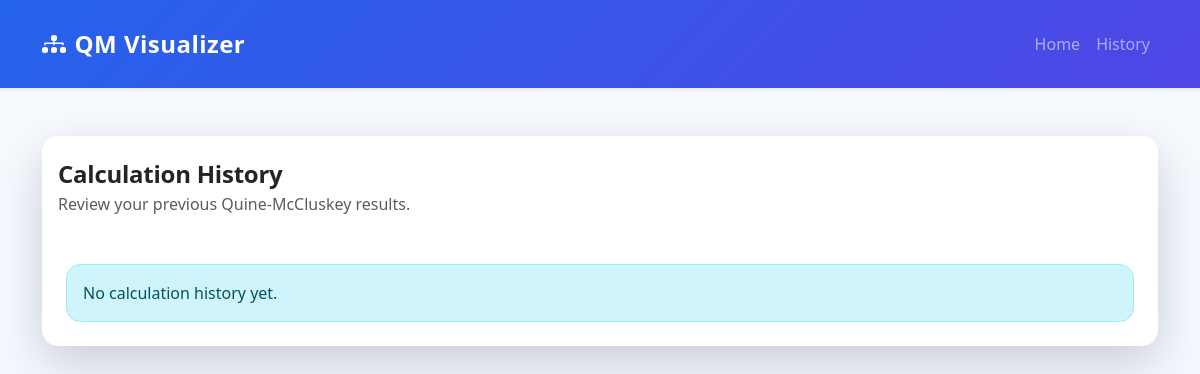
Before: /history/ with the older database file.
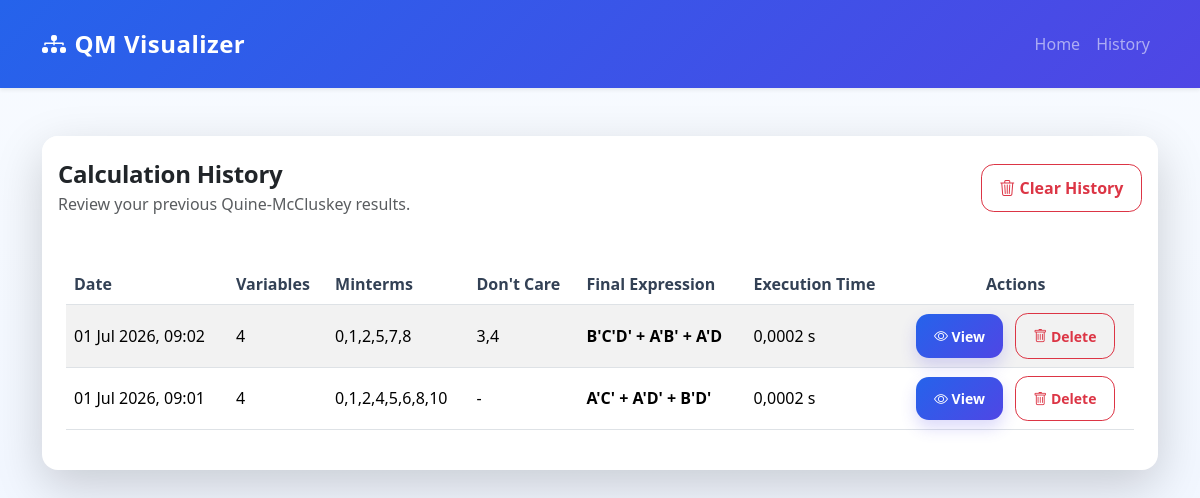
After: the same page with the newer database file.
### qm/models.py (models this page shows, shortened)
class CalculationHistory(models.Model):
    variable_count = models.PositiveIntegerField()
    minterms = models.TextField()
    dont_cares = models.TextField(
        blank=True,
        default=""
    )
    simplified_expression = models.TextField()
    created_at = models.DateTimeField(
        auto_now_add=True
    )
    execution_time = models.FloatField(
        default=0
    )
    class Meta:
        ordering = ["-created_at"]

### qm/views.py (the view)
def history(request):
    calculations = CalculationHistory.objects.all()
    return render(
        request,
        "history.html",
        {
            "calculations": calculations
        }
    )

### templates/history.html
{% extends "base.html" %}
{% block content %}
<div class="card shadow-lg border-0 rounded-4 overflow-hidden">
  <div class="card-header bg-white border-0 py-4 d-flex flex-column flex-md-row justify-content-between align-items-md-center gap-2">
    <div>
      <h4 class="mb-1 fw-semibold">Calculation History</h4>
      <p class="text-muted mb-0">Review your previous Quine-McCluskey results.</p>
    </div>
    {% if calculations %}
    <a href="{% url 'clear_history' %}" class="btn btn-outline-danger">
      <i class="bi bi-trash3"></i>
      Clear History
    </a>
    {% endif %}
  </div>
  <div class="card-body p-4">
    {% if calculations %}
      <div class="table-responsive">
        <table class="table table-striped table-hover align-middle">
          <thead>
            <tr>
              <th>Date</th>
              <th>Variables</th>
              <th>Minterms</th>
              <th>Don't Care</th>
              <th>Final Expression</th>
              <th>Execution Time</th>
              <th class="text-center">Actions</th>
            </tr>
          </thead>
          <tbody>
            {% for item in calculations %}
            <tr>
              <td>{{ item.created_at|date:"d M Y, H:i" }}</td>
              <td>{{ item.variable_count }}</td>
              <td>{{ item.minterms|default:"-" }}</td>
              <td>{{ item.dont_cares|default:"-" }}</td>
              <td><span class="fw-semibold">{{ item.simplified_expression }}</span></td>
              <td>{{ item.execution_time|floatformat:4 }} s</td>
              <td class="text-center">
                <a href="{% url 'history_detail' item.pk %}" class="btn btn-sm btn-primary me-2">
                  <i class="bi bi-eye"></i>
                  View
                </a>
                <a href="{% url 'delete_history' item.pk %}" class="btn btn-sm btn-outline-danger">
                  <i class="bi bi-trash"></i>
                  Delete
                </a>
              </td>
            </tr>
            {% endfor %}
          </tbody>
        </table>
      </div>
    {% else %}
      <div class="alert alert-info mb-0">No calculation history yet.</div>
    {% endif %}
  </div>
</div>
{% endblock %}

### templates/base.html (shortened to what this page needs)
<!DOCTYPE html>
<html lang="id">
<head>
    <link
        href="https://cdn.jsdelivr.net/npm/bootstrap@5.3.7/dist/css/bootstrap.min.css"
        rel="stylesheet"
    >
    <link
        rel="stylesheet"
        href="https://cdn.jsdelivr.net/npm/bootstrap-icons@1.13.1/font/bootstrap-icons.min.css"
    >
    {% load static %}
    <link
        rel="stylesheet"
        href="{% static 'css/style.css' %}"
    >
</head>
<body>
<nav class="navbar navbar-expand-lg navbar-dark shadow-sm">
<div class="container py-2">
<a
class="navbar-brand fw-bold fs-4 d-flex align-items-center gap-2"
href="/"
>
<i class="bi bi-diagram-3-fill"></i>
<span>QM Visualizer</span>
</a>
<div
class="collapse navbar-collapse"
id="menu"
>
<ul class="navbar-nav ms-auto">
<li class="nav-item">
<a
class="nav-link"
href="/"
>
Home
</a>
</li>
<li class="nav-item">
<a
class="nav-link"
href="/history/"
>
History
</a>
</li>
</ul>
</div>
</div>
</nav>
<div class="container py-4 py-md-5">
{% block content %}
{% endblock %}
</div>
</body>
</html>

### static/css/style.css (style rules this page uses)
body { background: linear-gradient(180deg, #f8fbff 0%, #eef4ff 100%); min-height: 100vh; font-family: "Segoe UI", "Inter", Roboto, Arial, sans-serif; color: #14213d; }
.navbar { background: linear-gradient(135deg, #2563eb 0%, #4f46e5 100%) !important; padding-top: 0.8rem; padding-bottom: 0.8rem; }
.navbar-brand { letter-spacing: 0.02em; }
.nav-link { font-weight: 500; transition: opacity 0.2s ease; }
.table th { white-space: nowrap; font-weight: 700; color: #334155; }
.card { border-radius: 1rem; transition: transform 0.2s ease, box-shadow 0.2s ease; }
.btn { border-radius: 0.8rem; padding: 0.7rem 1.1rem; font-weight: 600; transition: transform 0.2s ease, box-shadow 0.2s ease; }
.btn-primary { background: linear-gradient(135deg, #2563eb 0%, #4f46e5 100%); border: none; box-shadow: 0 0.5rem 1rem rgba(79, 70, 229, 0.2); }
h1, h2, h3, h4, h5, h6 { letter-spacing: -0.01em; }

Changed rows visible on the page:
added CalculationHistory: created_at "01 Jul 2026, 09:02", variable_count "4", minterms "0,1,2,5,7,8", dont_cares "3,4", simplified_expression "B'C'D' + A'B' + A'D", execution_time "0,0002"
added CalculationHistory: created_at "01 Jul 2026, 09:01", variable_count "4", minterms "0,1,2,4,5,6,8,10", dont_cares "-", simplified_expression "A'C' + A'D' + B'D'", execution_time "0,0002"
Other visible differences:
text no longer shown: "No calculation history yet."
text now shown: "Clear History Date Variables Minterms Don't Care Final Expression Execution Time Actions"
